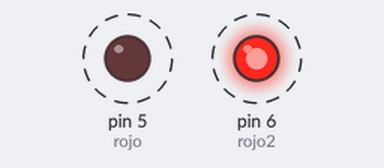
Bench run of a sketch on a simulated Arduino Uno, built with avr-gcc and run on an emulated ATmega328P. Shown: output pins drawn as LEDs (lit = HIGH). Dashed ring = blinking.

Above: at 0.5 s.
Timing chart, 0 to 3.0 s (numbered marks = the images above):
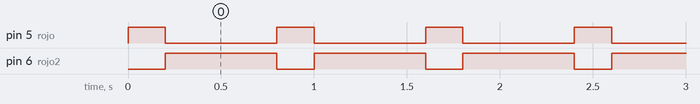

The sketch:

leds.ino
```cpp
// Aquí declaro los puertos que voy a usar y les asigno un nombre
int rojo = 5;
int rojo2 = 6;
//Una variable que despues voy a llamar en el loop
int milisegundos= 300;
//por aquí declaro los puertos qye voy a usar y si van a ser salidas o entradas
void setup ()
{

pinMode (rojo, OUTPUT);
pinMode (rojo2, OUTPUT);
}

//En esta función corre mi programa
void loop ()
{

  digitalWrite (rojo, HIGH );
  digitalWrite (rojo2, LOW );
  delay (200);
  digitalWrite (rojo, LOW );
  digitalWrite (rojo2, HIGH );
  delay (milisegundos*2);

}
```

Measured:
- by itself, pin 5 (rojo): alternates HIGH for 0.20 s and LOW for 0.60 s
- by itself, pin 6 (rojo2): alternates HIGH for 0.60 s and LOW for 0.20 s
